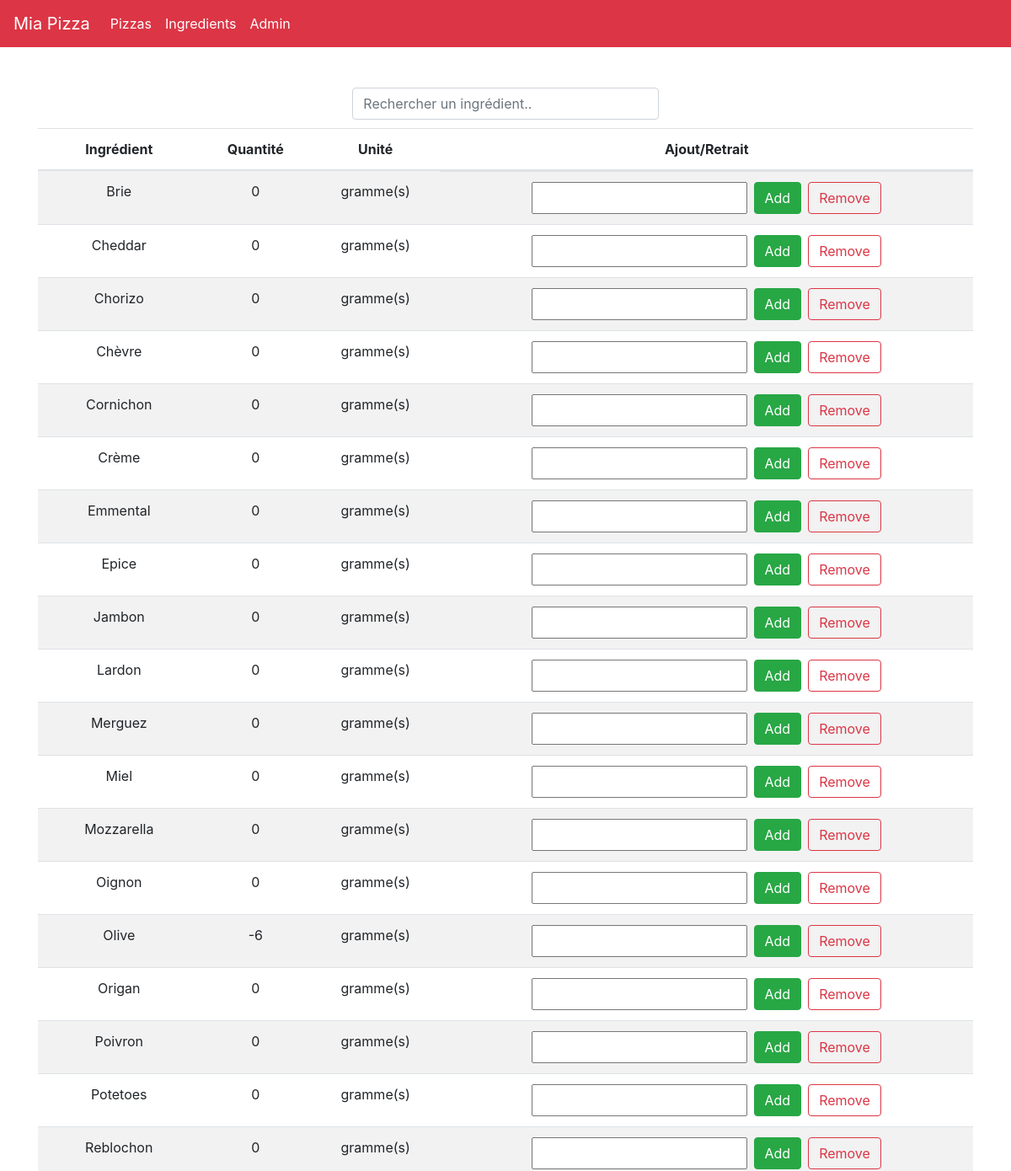
Page /ingredients/ (signed in, upper part) on the earlier database version.
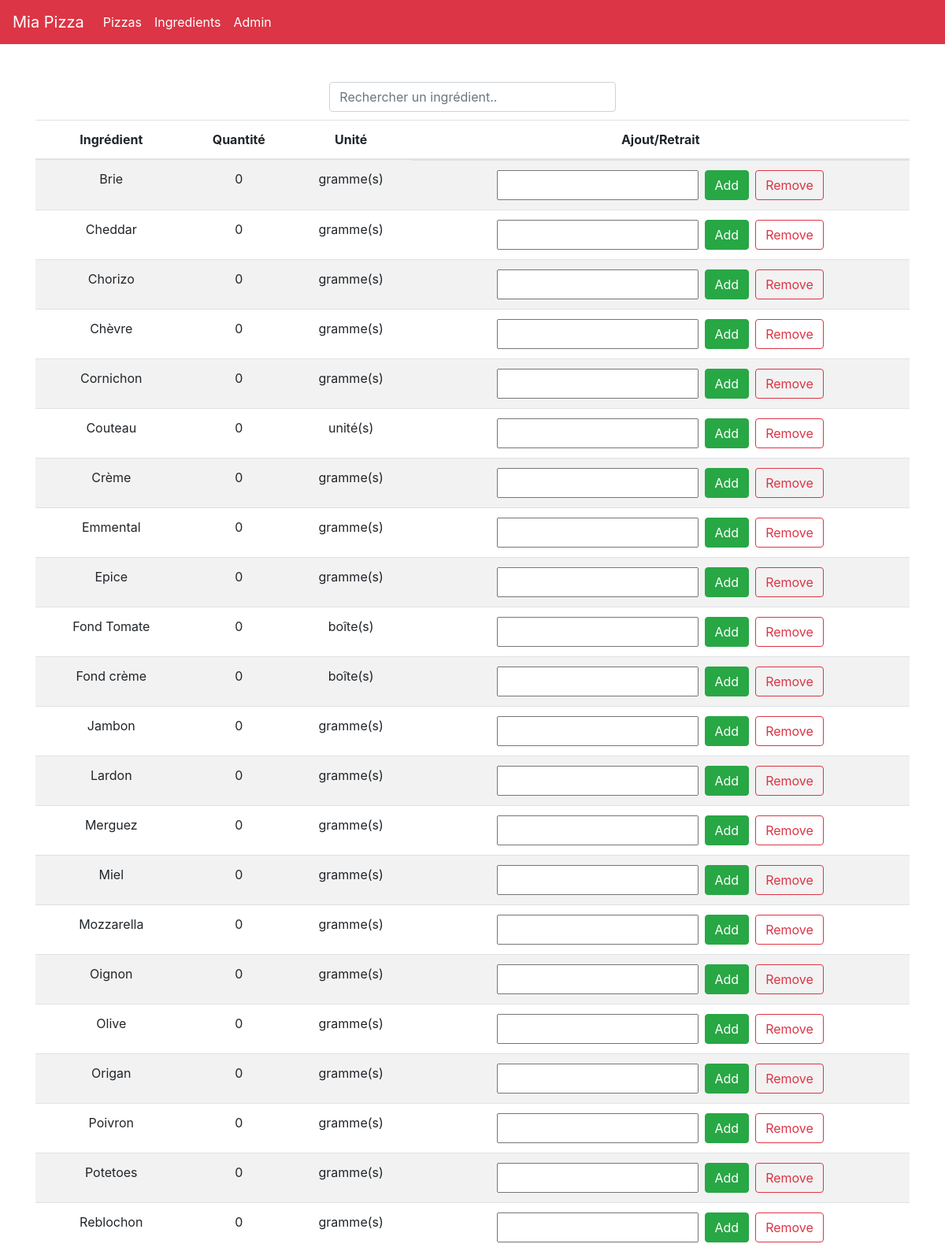
Same page on the later database version.
### miapizza/models.py (models this page shows, shortened)
class Ingredient(models.Model):
    class Unites(models.TextChoices):
        gramme = 'gramme(s)'
        unite = 'unité(s)'
        boite = 'boîte(s)'
    name = models.CharField(max_length=200)
    last_update = models.DateTimeField('Dernier mouvement')
    quentity = models.IntegerField(default=0)
    unit = models.CharField(max_length=10,choices=Unites.choices,default=Unites.gramme)

### miapizza/views.py (the view)
# urls.py: path('ingredients/', views.IngredientView, name='ingredients'),
@login_required
def IngredientView(request):
    template_name = 'miapizza/ingredients.html'
    ingredients = Ingredient.objects.order_by('name')[:]
    last_history = {}
    if History.objects.exists():
        last_history = {
        'message' : History.objects.last().message,
        'style' : History.objects.last().style,
        }
        History.objects.last().delete()
    context = {
        'ingredients_list': ingredients,
        'last_history': last_history
    }
    return render(request, template_name, context)

### miapizza/templates/miapizza/ingredients.html (shortened to what this page needs)
{% extends 'miapizza/base.html' %}
{% block content %}
<div class="container">
{% if ingredients_list %}
    <div style="margin:10px;">
    <input type="text" class="form-control col-md-4 offset-md-4" id="search" autocomplete="off" onkeyup="filterFunction()" placeholder="Rechercher un ingrédient.." autofocus>
    </div>
    <div class="table-responsive">
        <table class="table table-striped table-hover">
            <thead>
                <tr>
                    <th class="text-center">Ingrédient</th>
                    <th class="text-center">Quantité</th>
                    <th class="text-center">Unité</th>
                    <th class="text-center">Ajout/Retrait</th>
                </tr>
            </thead>
            <tbody id="ingredients_list">
            {% for ingredient in ingredients_list %}
                <tr id="{{ ingredient.name }}">
                    <td class="text-center">
                        {{ ingredient.name }}
                    </td>
                    <td class="text-center">
                        {{ ingredient.quentity }}
                    </td>
                    <td class="text-center">
                        {{ ingredient.unit }}
                    </td>
                    <td class="d-flex justify-content-center">
                        <form class="input-group-append text-center" action="{% url 'miapizza:add' %}" method="post" autocomplete="off">
                            <input type="hidden" name="id" value="{{ ingredient.id }}"><br>
                            <input type="number" name="num">
                            <input type="submit" value="Add" class="btn btn-success ml-2">
                            <input type="submit" value="Remove" class="btn btn-outline-danger ml-2" formaction="{% url 'miapizza:remove' %}" method="post">
                        </form>
                    </td>
                </tr>
            {% endfor %}
            </tbody>
        </table>
    </div>
{% else %}
    <p>Pas d'ingrédients disponible. Base de donnée vide !</p>
{% endif %}
</div>
{% endblock content %}

### miapizza/templates/miapizza/base.html (shortened to what this page needs)
<!DOCTYPE html>
<html lang="fr">
<head>
    {% load static %}
    <link rel="stylesheet" type="text/css" href="{% static 'css/bootstrap.min.css' %}">
    <link rel="stylesheet" type="text/css" href="{% static 'css/custom.css' %}">
</head>
<body>
    <nav class="navbar navbar-expand-lg navbar-dark bg-danger">
        <a class="navbar-brand" href="{% url 'miapizza:base' %}">Mia Pizza</a>
        <div class="collapse navbar-collapse" id="navbarNav">
          <ul class="navbar-nav">
            <li class="nav-item active">
              <a class="nav-link" href="{% url 'miapizza:pizzas' %}">Pizzas</a>
            </li>
            <li class="nav-item active">
              <a class="nav-link" href="{% url 'miapizza:ingredients' %}">Ingredients</a>
            </li>
          </ul>
          <ul class="nav navbar-nav navbar-right">
            <li class="nav-item active">
              <a class="nav-link" href="{% url 'admin:index' %}">Admin</a>
            </li>
          </ul>
        </div>
      </nav>
      <div class="mt-5">
        {% block content %}{% endblock content%}
      </div>
</body>
</html>

Differences in the rows shown:
added Ingredient: name "Couteau", quentity "0", unit "unité(s)"
added Ingredient: name "Fond Tomate", quentity "0", unit "boîte(s)"
added Ingredient: name "Fond crème", quentity "0", unit "boîte(s)"
changed Ingredient "Olive": quentity "-6" → "0"
